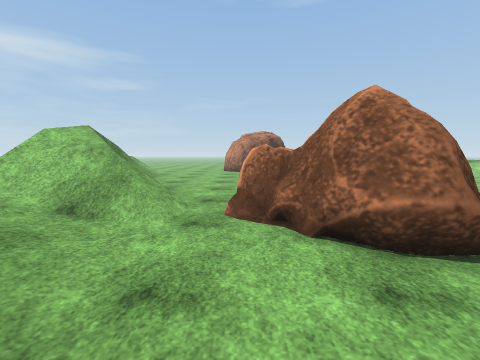
view 1 (above)

20 first-person views from a walk through a scene from a Unity 3-D project. The camera is 1.4 m above the floor, tilts 6° down and sees 90° across. The floor is counted in squares, 1 m on a side. Each view is taken from the middle of a square. On the plan, view 1 faces up. The plan holds only what a view shows up to about 13 squares ahead; the rest is blank. The place goes on beyond the plan. Some surface patterns are stand-ins.

view 2
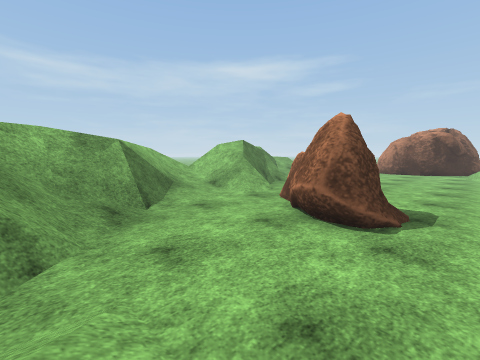

view 3
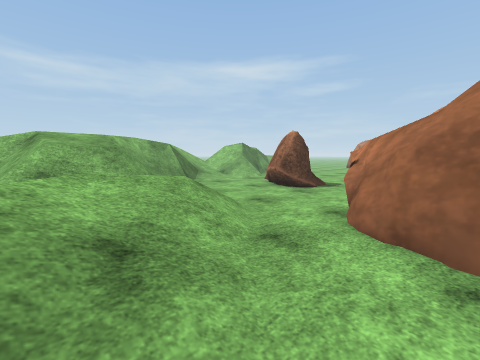

view 4
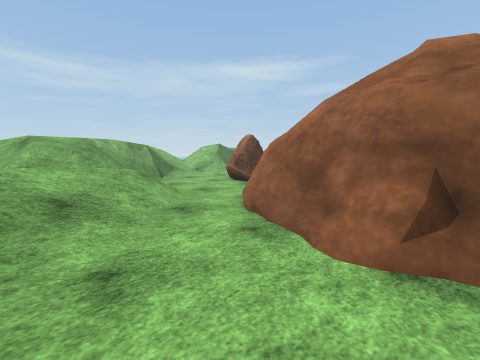

view 5
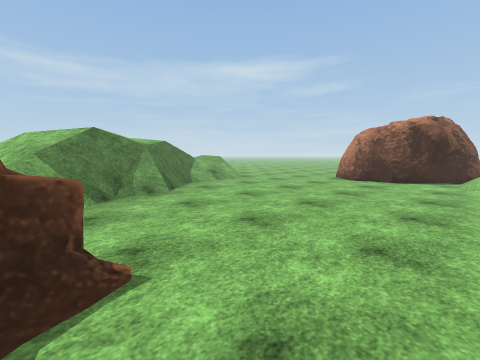

view 6
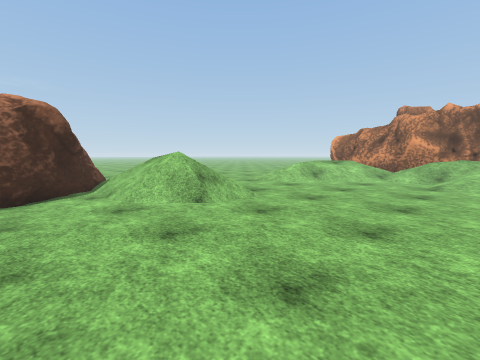

view 7
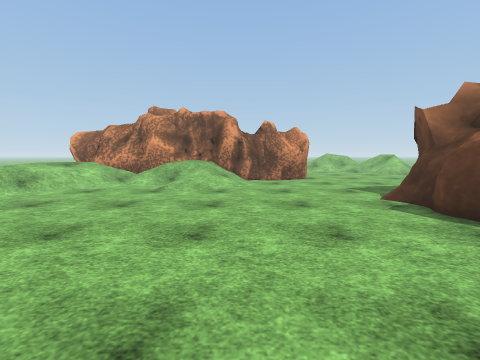

view 8
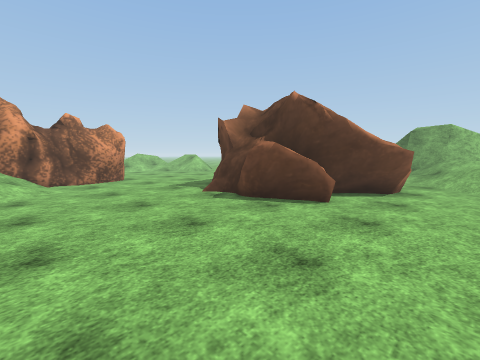

view 9
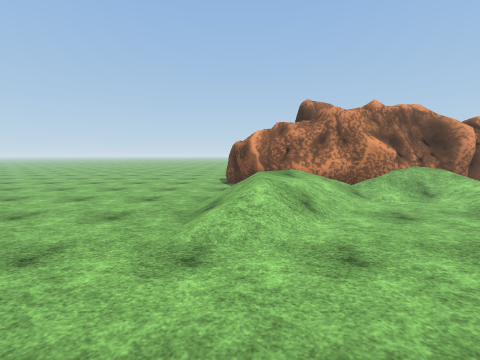

view 10
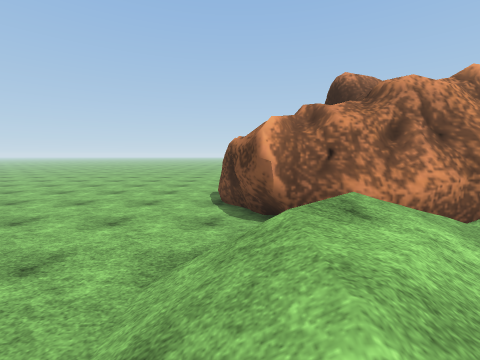

view 11
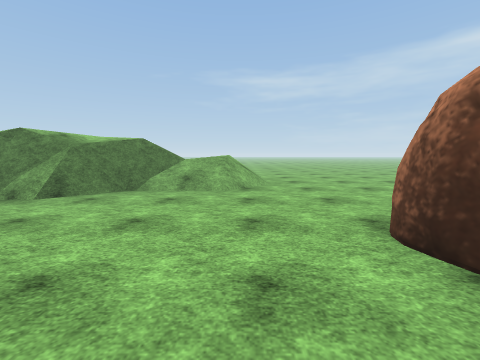

view 12
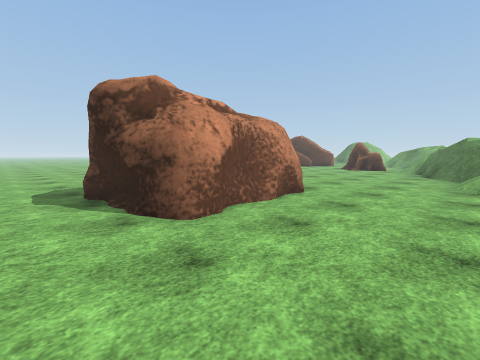

view 13
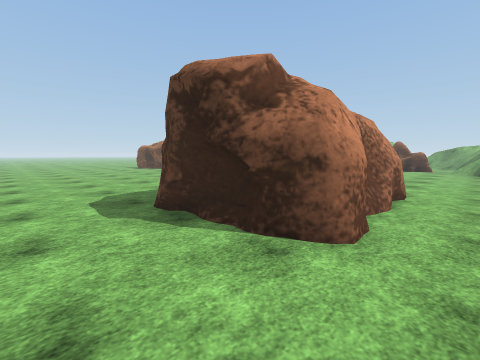

view 14
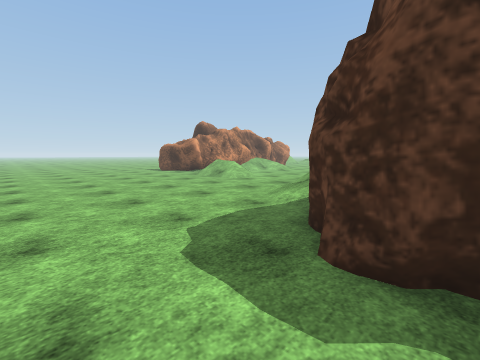

view 15
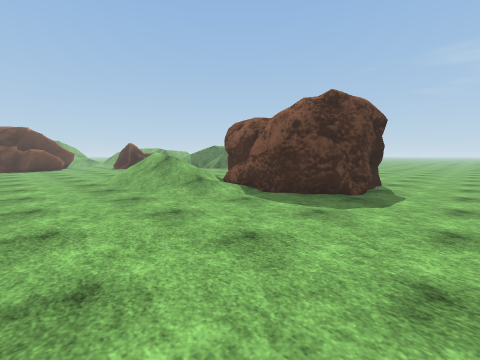

view 16
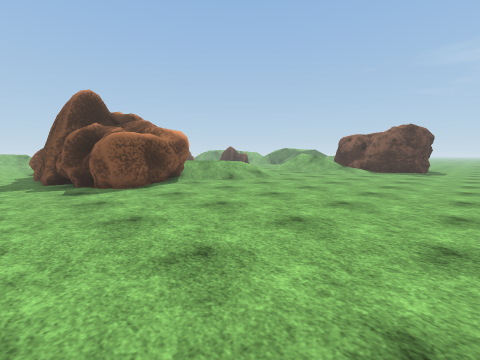

view 17
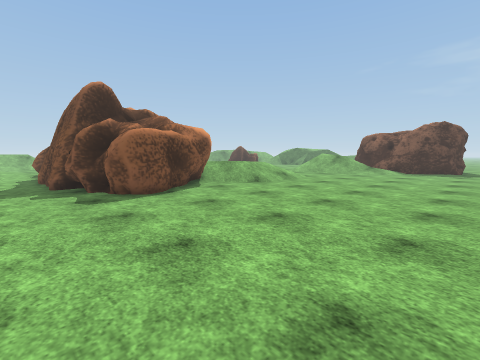

view 18
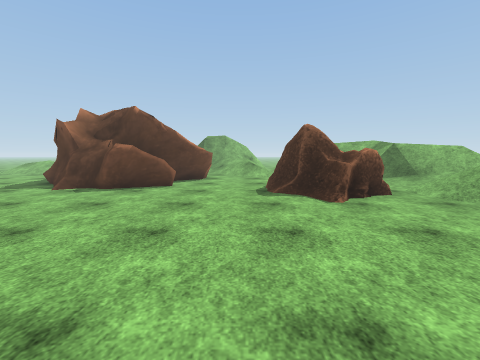

view 19
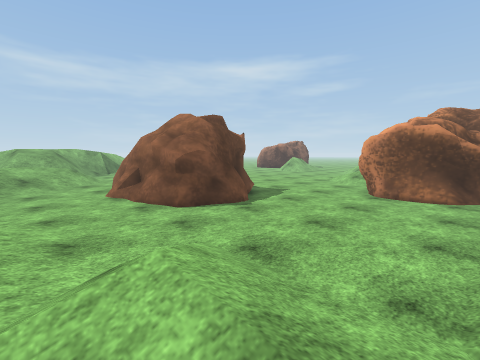

view 20
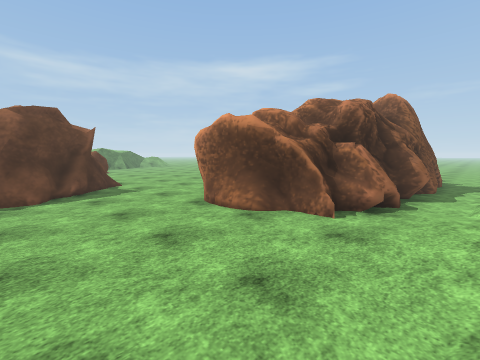

### Floor plan
Key: @ floor where view 1 was taken; # wall or solid block; . main floor; : floor 0.25 m higher than the main floor; + floor 2 m higher than the main floor; / step, stairs or slope; = window, fence, low wall or low ledge; ^ raised ledge; v drop or lower ground; R rock; O other object.
Columns run from 6 left of view 1 to 26 right of it. Each row starts with its distance up from view 1.
 30  ................................
 29 .................................
 28  ................................
 27 ......####.......................
 26 .....### ##......................
 25 .....#    ##.....................
 24 .....#    ##.....................
 23 .....#    ##//...................
 22 .....#    #=///..................
 21 .....#   ##////..................
 20 ..... ####.////....////.....##...
 19 ...........////..../////.#####...
 18 ...........==//....//////##  ##..
 17 /...........=//.....////=#   ##..
 16 /....................///##    #=.
 15 /.....................//##    #..
 14 /....................../##    #..
 13 =....................../^#    #=.
 12 #=...................////##   #..
 11 #==..................///=#   ##..
 10 ==O..................///##   ##./
  9 =v#...................//##  ##=./
  8  /v=....................##  ###..
  7  //=/...R...............##  ##/::
  6  ////.RRR...............######./:
  5  ////.RRRR...............##=.../:
  4  ///...RRRR...#####............./
  3  ////...RR....=^#####.........../
  2   ==/.........###  ##=........../
  1   ##=........###    ##..........
  0    ##/@......###    ##......... /
 -1    +=//......#########.......
 -2     =///.///..=######......./
 -3      ///  ///....=........../
 -4      ///  ////...........////
 -5      //// /////..........////
 -6      ////  ////......////////

Where each view was taken, in squares from view 1:
view 1: 0 up, 0 right, facing up
view 2: 2 down, 5 right, facing up-left
view 3: 6 down, 9 right, facing up-left
view 4: 6 down, 12 right, facing up-left
view 5: 6 up, 5 right, facing up-left
view 6: 11 up, 2 right, facing up-right
view 7: 9 up, 5 right, facing right
view 8: 10 up, 5 right, facing down-right
view 9: 19 up, 8 right, facing right
view 10: 19 up, 13 right, facing right
view 11: 17 up, 4 right, facing left
view 12: 29 up, 6 left, facing down-right
view 13: 30 up, 3 left, facing down-right
view 14: 30 up, 2 right, facing down-right
view 15: 30 up, 12 right, facing down-left
view 16: 30 up, 26 right, facing down-left
view 17: 28 up, 26 right, facing down-left
view 18: 14 up, 5 right, facing down
view 19: 6 down, 22 right, facing up-left
view 20: 0 up, 26 right, facing up-left
